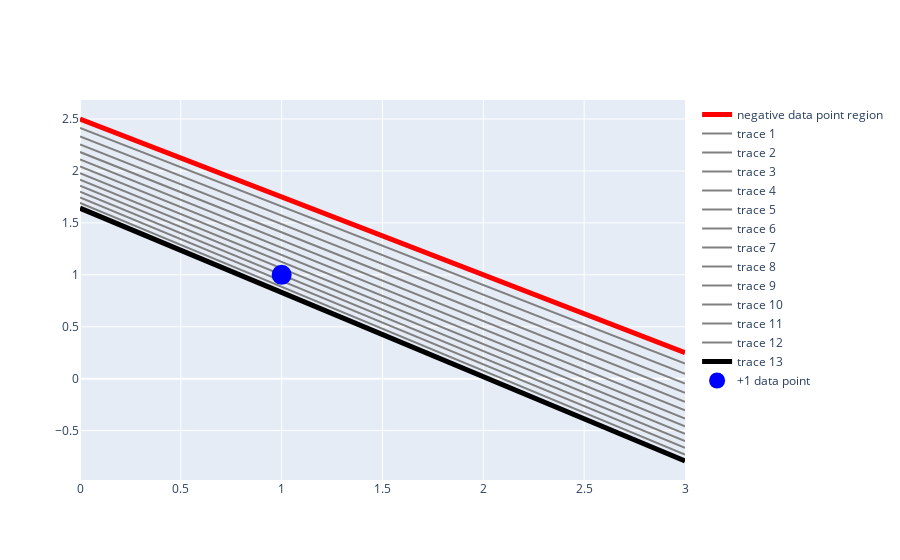

This figure's notebook cell:
### Code cell
w1 = 3; w2 = 4; bias = -10
learn_rate = 0.1
fig = go.Figure()
fig.add_trace(go.Scatter(x=x1, y=x2, line_color = 'red', mode='lines',
                               line = dict(width = 5), name = 'negative data point region'))
for i in range(1,14):
    if i== 13:
        w1 += learn_rate; w2 += learn_rate; bias += learn_rate
        x2 = (-( w1) * x1 + (-bias))/(w2)
        fig.add_trace(go.Scatter(x=x1, y=x2, line_color = 'black', mode='lines',
                line = dict(width = 5)))
    else:
        w1 = w1 + learn_rate; w2 = w2 + learn_rate; bias = bias + learn_rate

        x2 = (-( w1) * x1 + (-bias))/(w2)
        fig.add_trace(go.Scatter(x=x1, y=x2, line_color = 'gray', mode='lines'))
fig.add_trace(go.Scatter(x = [1], y =[1], mode ='markers',
                    marker = dict(color ='blue', size = 20), name = '+1 data point'))


fig.show()
